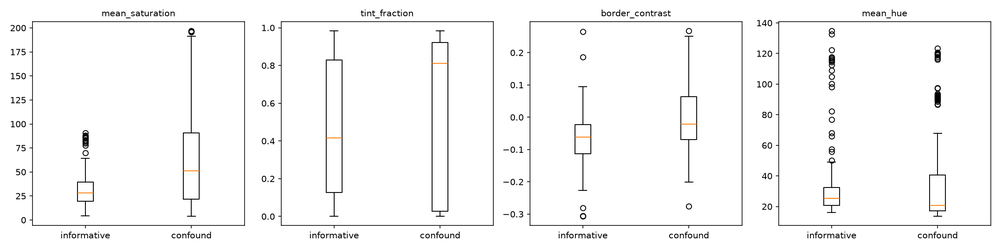
#> input picture tables_figures/eda/card_visual_features/feature_distributions.png, 1000 x 250 px, shrunk from 2400 x 600 before the run
$ python -i eda_card_visual_features.py   (imports and definitions only)   (older library calls are emulated)
#> lines starting #> are read from the running program, lines starting #| are printed output that depends on the picture; after the words box and inside, x2 and y2 are one past the last pixel; in counts of white or black regions, pixels touching at a corner belong together
#> further down, picture is the input picture: shape (250, 1000, 3); mean B, G, R 247.6, 247.6, 247.7
"""EDA: do hand-crafted visual features (color, texture, drawn border) separate
informative card crops from non-informative ("confound") ones, independent of
the words doctr recognized on them?

Motivated by visual inspection of data/processed/card_crops/card_text_matches.json's
labeled crops: confound cards ("no_relevant_text") are overwhelmingly printed/stamped
collector or determination labels -- uniform machine typeface, often a drawn border
around the whole card, sometimes tinted (yellow/tan) paper -- while informative cards
("matched") are overwhelmingly handwritten on plain white/cream card with no border.
This tests whether that visual pattern is a usable signal on its own, and whether it
adds anything on top of the existing keyword-based classify_card_relevance.is_relevant_card.

Usage:
    conda run -n museumscat-challenge python -m src.eda_card_visual_features

Output:
    data/processed/card_crops/visual_features.csv -- one row per labeled crop
    tables_figures/eda/card_visual_features/feature_distributions.png
    tables_figures/eda/card_visual_features/notes.md
"""
import csv
import json
import os
from typing import cast

import cv2
import matplotlib
# [1 line not run here, left out]
import matplotlib.pyplot as plt
import numpy as np
from sklearn.ensemble import RandomForestClassifier
from sklearn.linear_model import LogisticRegression
from sklearn.model_selection import StratifiedKFold, cross_val_predict
from sklearn.pipeline import make_pipeline
from sklearn.preprocessing import StandardScaler
from sklearn.metrics import accuracy_score, precision_score, recall_score

from src.classify_card_relevance import CardMatch, MATCHES_PATH, is_relevant_card, _load_predictions_by_card

IMAGES_DIR = os.path.join("data", "processed", "card_crops", "images")
OUT_DIR = os.path.join("tables_figures", "eda", "card_visual_features")
FEATURES_PATH = os.path.join("data", "processed", "card_crops", "visual_features.csv")

BORDER_FRAC = 0.07  # outer-ring width as a fraction of min(width, height)
DARK_THRESHOLD = 100  # grayscale value below which a pixel counts as "ink"
YELLOW_HUE_RANGE = (12, 45)  # OpenCV hue (0-180) range covering tan/yellow tints
MIN_SATURATION_FOR_TINT = 25
HIGH_FREQ_RADIUS_FRAC = 0.25  # FFT radius (as a fraction of min(h, w)) above which energy counts as "high frequency"
N_FOLDS = 5
RANDOM_STATE = 0

FEATURE_NAMES = [
    "aspect_ratio", "mean_hue", "mean_saturation", "std_saturation", "mean_value",
    "std_value", "tint_fraction", "laplacian_var", "fft_highfreq_ratio",
    "edge_density", "border_ink_fraction", "interior_ink_fraction", "border_contrast",
]

# One crop's visual features (extract_features: FEATURE_NAMES plus width/height),
# extended in place by build_feature_table with "crop_filename" (str) and
# "informative" (bool) -- hence the str in the value type.
FeatureRow = dict[str, float | str]


def extract_features(image_bgr: np.ndarray) -> FeatureRow:
    """Hand-crafted visual features for one card crop: color (hue/saturation/tint
    fraction), texture (sharpness, high-frequency FFT energy, edge density), a
    drawn-border proxy (ink fraction in the outer ring vs. the interior), and shape."""
    gray = cv2.cvtColor(image_bgr, cv2.COLOR_BGR2GRAY)
    hsv = cv2.cvtColor(image_bgr, cv2.COLOR_BGR2HSV)
#> hsv: shape (250, 1000, 3); mean H, S, V 0.1, 0.1, 247.7
    h, s, v = hsv[..., 0].astype(np.float32), hsv[..., 1].astype(np.float32), hsv[..., 2].astype(np.float32)
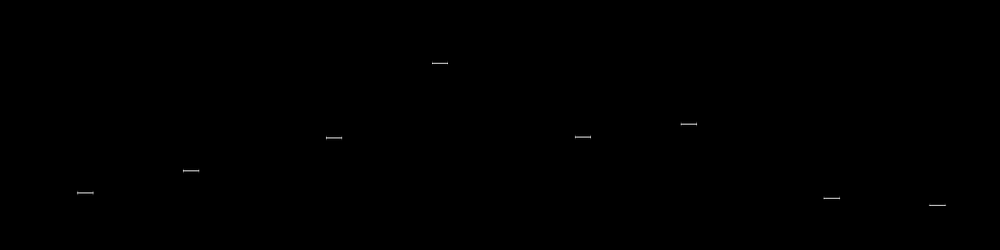
#> s: shape (250, 1000) float32; min 0, max 219, mean 0.1
    height, width = gray.shape
#> height = 250; width = 1000

    tint_mask = (h >= YELLOW_HUE_RANGE[0]) & (h <= YELLOW_HUE_RANGE[1]) & (s >= MIN_SATURATION_FOR_TINT)
#> tint_mask: shape (250, 1000) bool; 0.11% white in thin lines or dots, all inside (x1, y1, x2, y2) = (77, 62, 946, 206)

    margin = max(2, int(BORDER_FRAC * min(height, width)))
#> margin = 17
    border_mask = np.zeros_like(gray, dtype=bool)
    border_mask[:margin, :] = True
    border_mask[-margin:, :] = True
    border_mask[:, :margin] = True
    border_mask[:, -margin:] = True
    interior_mask = ~border_mask
    border_ink_fraction = float((gray[border_mask] < DARK_THRESHOLD).mean())
#> border_ink_fraction = 0.0206
    interior_ink_fraction = float((gray[interior_mask] < DARK_THRESHOLD).mean())
#> interior_ink_fraction = 0.0229

    fft_mag = np.abs(np.fft.fftshift(np.fft.fft2(gray.astype(np.float32))))
    fy, fx = np.indices(fft_mag.shape)
    radius = np.sqrt((fy - height / 2) ** 2 + (fx - width / 2) ** 2)
    high_freq_cutoff = HIGH_FREQ_RADIUS_FRAC * min(height, width)
#> high_freq_cutoff = 62.5
    fft_highfreq_ratio = float(fft_mag[radius > high_freq_cutoff].sum() / (fft_mag.sum() + 1e-9))
#> fft_highfreq_ratio = 0.799

    edges = cv2.Canny(gray, 80, 160)
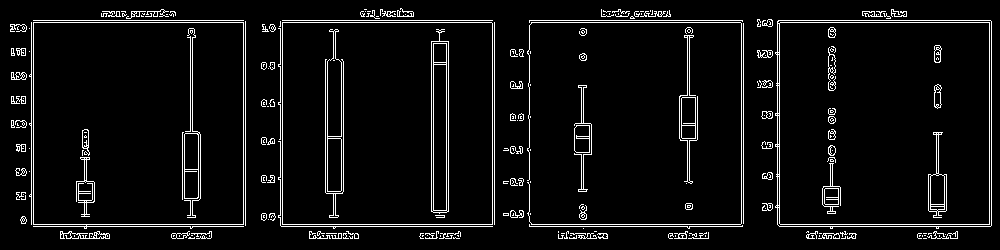
#> edges: shape (250, 1000); 5.8% white in thin lines or dots

    return {
        "width": width,
        "height": height,
        "aspect_ratio": width / height,
        "mean_hue": float(h.mean()),
        "mean_saturation": float(s.mean()),
        "std_saturation": float(s.std()),
        "mean_value": float(v.mean()),
        "std_value": float(v.std()),
        "tint_fraction": float(tint_mask.mean()),
        "laplacian_var": float(cv2.Laplacian(gray, cv2.CV_64F).var()),
        "fft_highfreq_ratio": fft_highfreq_ratio,
        "edge_density": float((edges > 0).mean()),
        "border_ink_fraction": border_ink_fraction,
        "interior_ink_fraction": interior_ink_fraction,
        "border_contrast": border_ink_fraction - interior_ink_fraction,
    }


# [141 lines left out: functions _load_labeled_crops, build_feature_table, _write_features_csv, _score, evaluate_classifiers, plot_feature_distributions and 2 more, not called in this run]


# [2 lines not run here, left out]

>>> import cv2
>>> picture = cv2.imread('../tables_figures/eda/card_visual_features/feature_distributions.png')
>>> result = extract_features(picture)
#> result = 15 items
